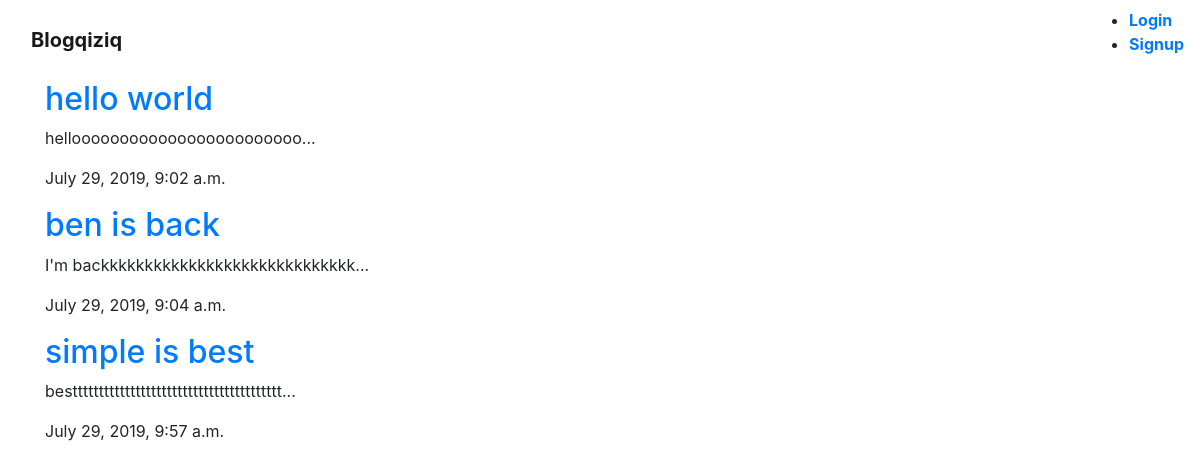
The app's page /articles/ with its own data.
### articles/models.py (models this page shows, shortened)
class Article(models.Model):
    title = models.CharField(max_length = 100)
    slug = models.SlugField()
    body = models.TextField()
    date = models.DateTimeField(auto_now_add = True)
    author = models.ForeignKey(User, default = None, on_delete = models.CASCADE)
    def snippet(self):
        return self.body[:50] + '...'

### articles/views.py (the view)
# urls.py: path('', views.article_list, name = "list"),
def article_list(request):
    articles = Article.objects.all().order_by('date')
    return render(request, 'articles/article_list.html', { 'articles': articles })

### articles/templates/articles/article_list.html
{% extends 'base_layout.html' %}
{% block content %}
  <div class="articles">
    {% for article in articles %}
      <div class="article">
        <h2><a href="{% url 'articles:detail' slug=article.slug %}">{{ article.title }}</a></h2>
        <p>{{ article.snippet }}</p>
        <p>{{ article.date }}</p>
      </div>
    {% endfor %}
  </div>
{% endblock %}

### records on screen
Article: title "hello world", snippet "helloooooooooooooooooooooooo...", date "July 29, 2019, 9:02 a.m."
Article: title "ben is back", snippet "I'm backkkkkkkkkkkkkkkkkkkkkkkkkkkkk...", date "July 29, 2019, 9:04 a.m."
Article: title "simple is best", snippet "bestttttttttttttttttttttttttttttttttttttttt...", date "July 29, 2019, 9:57 a.m."
